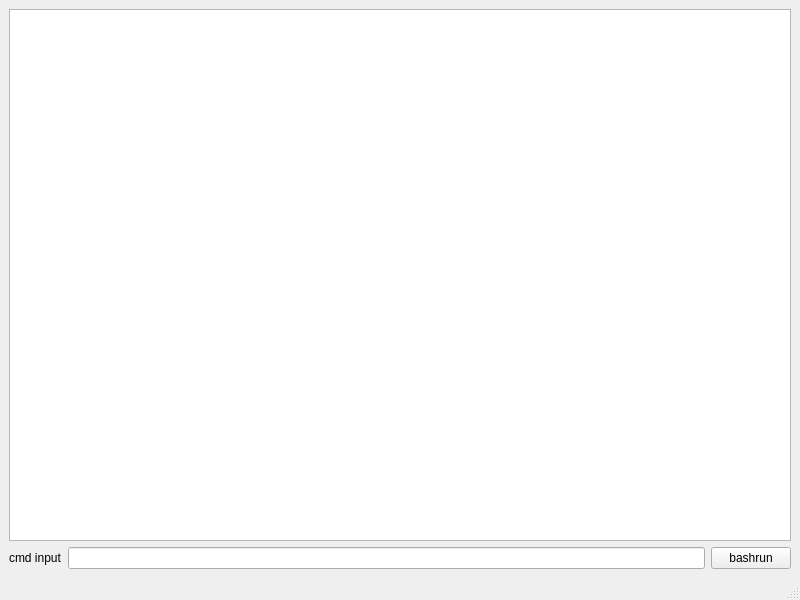
<?xml version="1.0" encoding="UTF-8"?>
<ui version="4.0">
 <class>MainWindow</class>
 <widget class="QMainWindow" name="MainWindow">
  <property name="geometry">
   <rect>
    <x>0</x>
    <y>0</y>
    <width>800</width>
    <height>600</height>
   </rect>
  </property>
  <property name="windowTitle">
   <string>MainWindow</string>
  </property>
  <widget class="QWidget" name="centralwidget">
   <layout class="QGridLayout" name="gridLayout">
    <item row="0" column="0" colspan="2">
     <widget class="QTextEdit" name="textEdit_bashmsg"/>
    </item>
    <item row="1" column="0">
     <layout class="QHBoxLayout" name="horizontalLayout">
      <item>
       <widget class="QLabel" name="label">
        <property name="text">
         <string>cmd input</string>
        </property>
       </widget>
      </item>
      <item>
       <widget class="QLineEdit" name="lineEdit_bashcmd"/>
      </item>
     </layout>
    </item>
    <item row="1" column="1">
     <widget class="QPushButton" name="pushButton">
      <property name="text">
       <string>bashrun</string>
      </property>
     </widget>
    </item>
   </layout>
  </widget>
  <widget class="QMenuBar" name="menubar">
   <property name="geometry">
    <rect>
     <x>0</x>
     <y>0</y>
     <width>800</width>
     <height>29</height>
    </rect>
   </property>
  </widget>
  <widget class="QStatusBar" name="statusbar"/>
 </widget>
 <resources/>
 <connections/>
</ui>
